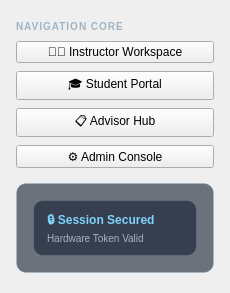
       <widget class="QFrame" name="frame_sidebar">
        <property name="minimumSize">
         <size>
          <width>230</width>
          <height>0</height>
         </size>
        </property>
        <property name="maximumSize">
         <size>
          <width>230</width>
          <height>16777215</height>
         </size>
        </property>
        <layout class="QVBoxLayout" name="sidebarLayout">
         <property name="leftMargin">
          <number>16</number>
         </property>
         <property name="rightMargin">
          <number>16</number>
         </property>
         <property name="topMargin">
          <number>20</number>
         </property>
         <property name="bottomMargin">
          <number>20</number>
         </property>
         <property name="spacing">
          <number>8</number>
         </property>
         <item>
          <widget class="QLabel" name="lbl_side_heading">
           <property name="text">
            <string>&lt;span style=&quot;font-size:10px; font-weight:bold; color:#a0b4c4; letter-spacing:1px;&quot;&gt;NAVIGATION CORE&lt;/span&gt;</string>
           </property>
          </widget>
         </item>
         <item>
          <widget class="QPushButton" name="btn_side_instructor">
           <property name="text">
            <string>👨‍🏫 Instructor Workspace</string>
           </property>
          </widget>
         </item>
         <item>
          <widget class="QPushButton" name="btn_side_student">
           <property name="text">
            <string>🎓 Student Portal</string>
           </property>
          </widget>
         </item>
         <item>
          <widget class="QPushButton" name="btn_side_advisor">
           <property name="text">
            <string>📋 Advisor Hub</string>
           </property>
          </widget>
         </item>
         <item>
          <widget class="QPushButton" name="btn_side_admin">
           <property name="text">
            <string>⚙️ Admin Console</string>
           </property>
          </widget>
         </item>
         <item>
          <spacer name="sideSpacer">
           <property name="orientation">
            <enum>Qt::Vertical</enum>
           </property>
          </spacer>
         </item>
         <!-- Secured Token Badge -->
         <item>
          <widget class="QFrame" name="frame_session_secured">
           <property name="styleSheet">
            <string>background-color: rgba(20, 28, 46, 0.6); border: 1px solid rgba(125, 211, 252, 0.15); border-radius: 10px; padding: 10px;</string>
           </property>
           <layout class="QVBoxLayout" name="secLayout">
            <property name="margin">
             <number>6</number>
            </property>
            <item>
             <widget class="QLabel" name="lbl_sec_status">
              <property name="text">
               <string>&lt;b style=&quot;color:#7dd3fc;&quot;&gt;🔒 Session Secured&lt;/b&gt;&lt;br/&gt;&lt;span style=&quot;font-size:10px; color:#a0b4c4;&quot;&gt;Hardware Token Valid&lt;/span&gt;</string>
              </property>
             </widget>
            </item>
           </layout>
          </widget>
         </item>
        </layout>
       </widget>
